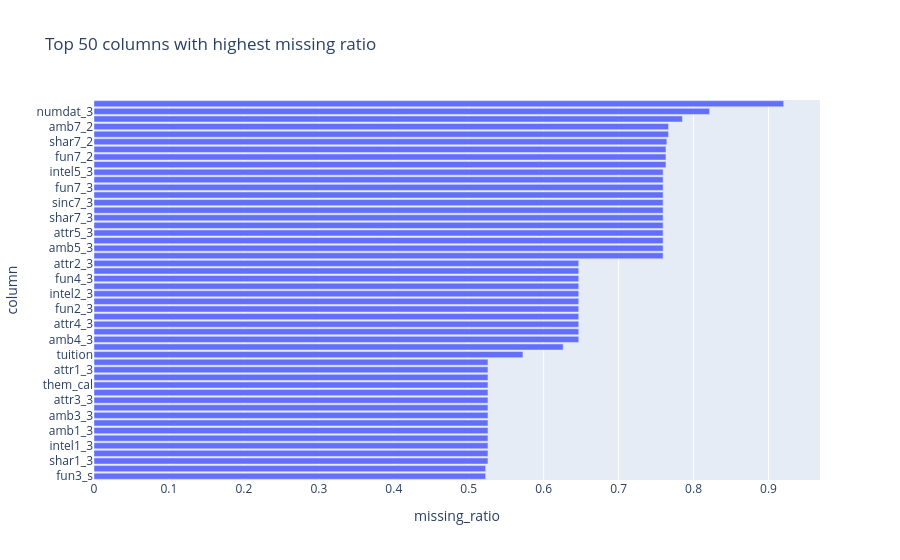

Write notebook code for a chart like this one.
### Markdown cell above
The same ranking as a chart, for the 50 most incomplete columns, from 92.0% down to 52.3% missing. The columns from the surveys taken after the event are the most incomplete.

### Code cell
fig = px.bar(
    missing.head(50),
    x="missing_ratio",
    y="column",
    orientation="h",
    title="Top 50 columns with highest missing ratio"
)
fig.update_layout(yaxis={"categoryorder": "total ascending"})
fig.show()

### Figure 1 — Plotly figure (JSON) as saved in the notebook; plotly's stock layout.template omitted (floating-point values rounded to 4 significant figures)
{"data": [{"hovertemplate": "missing_ratio=%{x}<br>column=%{y}<extra></extra>", "legendgroup": "", "marker": {"color": "#636efa", "pattern": {"shape": ""}}, "name": "", "orientation": "h", "showlegend": false, "textposition": "auto", "type": "bar", "x": [0.9203, 0.8214, 0.7852, 0.7667, 0.7667, 0.7644, 0.7632, 0.7632, 0.7632, 0.7594, 0.7594, 0.7594, 0.7594, 0.7594, 0.7594, 0.7594, 0.7594, 0.7594, 0.7594, 0.7594, 0.7594, 0.6468, 0.6468, 0.6468, 0.6468, 0.6468, 0.6468, 0.6468, 0.6468, 0.6468, 0.6468, 0.6468, 0.626, 0.5723, 0.5257, 0.5257, 0.5257, 0.5257, 0.5257, 0.5257, 0.5257, 0.5257, 0.5257, 0.5257, 0.5257, 0.5257, 0.5257, 0.5257, 0.5226, 0.5226], "xaxis": "x", "y": ["num_in_3", "numdat_3", "expnum", "sinc7_2", "amb7_2", "shar7_2", "attr7_2", "fun7_2", "intel7_2", "fun5_3", "amb5_3", "shar2_3", "attr5_3", "amb7_3", "shar7_3", "sinc5_3", "sinc7_3", "intel7_3", "fun7_3", "attr7_3", "intel5_3", "amb4_3", "sinc4_3", "attr4_3", "amb2_3", "fun2_3", "sinc2_3", "intel2_3", "intel4_3", "fun4_3", "shar4_3", "attr2_3", "mn_sat", "tuition", "shar1_3", "sinc3_3", "intel1_3", "fun1_3", "amb1_3", "intel3_3", "amb3_3", "fun3_3", "attr3_3", "you_call", "them_cal", "sinc1_3", "attr1_3", "date_3", "fun3_s", "attr3_s"], "yaxis": "y"}], "layout": {"barmode": "relative", "legend": {"tracegroupgap": 0}, "title": {"text": "Top 50 columns with highest missing ratio"}, "xaxis": {"anchor": "y", "domain": [0.0, 1.0], "title": {"text": "missing_ratio"}}, "yaxis": {"anchor": "x", "categoryorder": "total ascending", "domain": [0.0, 1.0], "title": {"text": "column"}}}}
